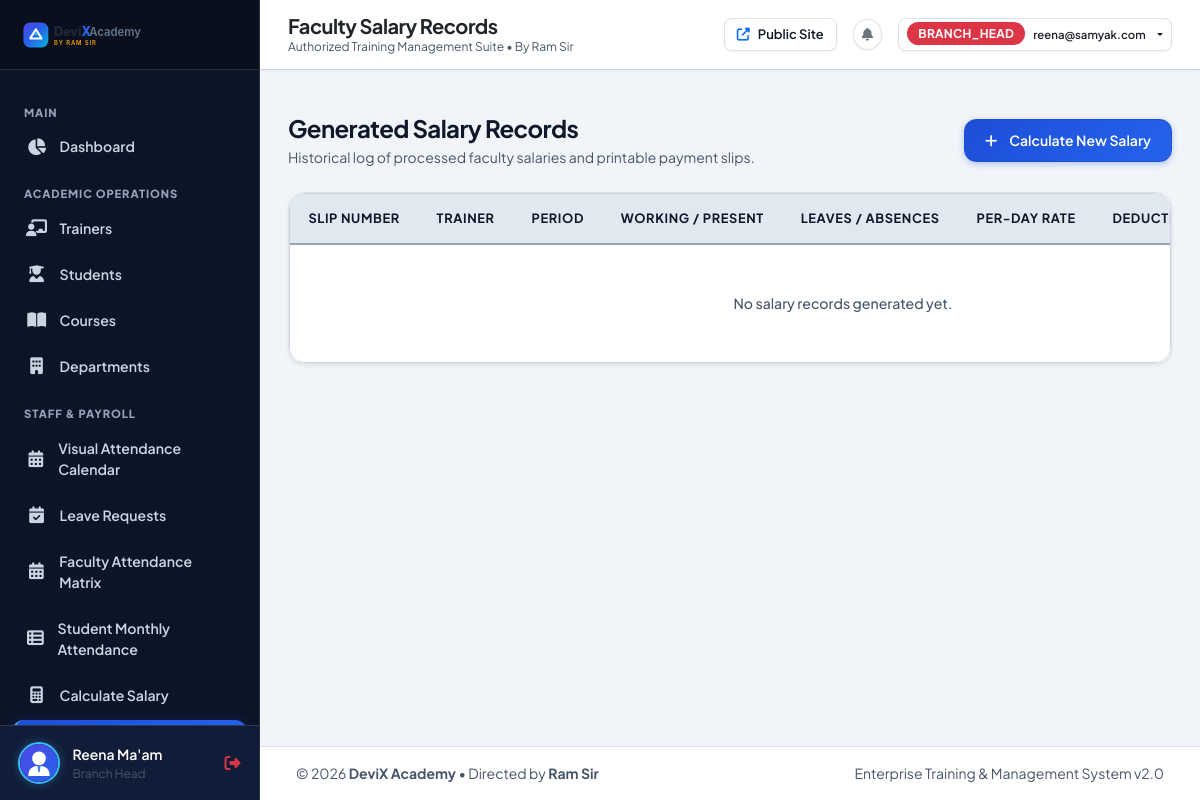
Screenshot of /branch-head/salary/records/ (signed in) with the database file from the repository.
### accounts/models.py (models this page shows, shortened)
class User(AbstractUser):
    class Role(models.TextChoices):
        BRANCH_HEAD = 'BRANCH_HEAD', 'Branch Head'
        TRAINER = 'TRAINER', 'Trainer'
        STUDENT = 'STUDENT', 'Student'
    role = models.CharField(
        max_length=20,
        choices=Role.choices,
        default=Role.STUDENT,
        help_text="Role defines the access level and dashboard view."
    )
    phone = models.CharField(
        max_length=20,
        blank=True,
        null=True,
        unique=True,
        help_text="Contact phone number."
    )
    must_change_password = models.BooleanField(
        default=False,
        help_text="If set, user will be prompted to change password on first login."
    )
    created_at = models.DateTimeField(auto_now_add=True)
    updated_at = models.DateTimeField(auto_now=True)
    class Meta:
        verbose_name = 'User'
        verbose_name_plural = 'Users'
        ordering = ['-date_joined']
    @property
    def is_branch_head(self):
        return self.role == self.Role.BRANCH_HEAD
    @property
    def is_trainer(self):
        return self.role == self.Role.TRAINER
    @property
    def is_student(self):
        return self.role == self.Role.STUDENT
    @property
    def display_name(self):
        if self.first_name or self.last_name:
            return f"{self.first_name} {self.last_name}".strip()
        return self.username

### academy/views_branch_head.py (the view)
@branch_head_required
def salary_records_list(request):
    records = SalaryRecord.objects.select_related('trainer', 'trainer__user', 'generated_by').all().order_by('-year', '-month')
    return render(request, 'branch_head/salary_records.html', {'records': records})

### templates/branch_head/salary_records.html (shortened to what this page needs)
{% extends 'base.html' %}
{% block page_title %}Faculty Salary Records{% endblock %}
{% block content %}
<div class="d-flex flex-wrap align-items-center justify-content-between gap-3 mb-4">
    <div>
        <h4 class="fw-bold mb-1">Generated Salary Records</h4>
        <p class="text-muted small mb-0">Historical log of processed faculty salaries and printable payment slips.</p>
    </div>
    <a href="{% url 'branch_head:salary_calculator' %}" class="btn btn-primary">
        <i class="fas fa-plus me-1"></i> Calculate New Salary
    </a>
</div>
<div class="card border overflow-hidden">
    <div class="table-responsive">
        <table class="table custom-table table-hover mb-0">
            <thead>
                <tr>
                    <th>Slip Number</th>
                    <th>Trainer</th>
                    <th>Period</th>
                    <th>Working / Present</th>
                    <th>Leaves / Absences</th>
                    <th>Per-Day Rate</th>
                    <th>Deduction</th>
                </tr>
            </thead>
            <tbody>
                {% for rec in records %}
                    <tr>
                        <td class="font-monospace fw-bold text-primary">{{ rec.slip_id }}</td>
                        <td>
                            <div class="d-flex align-items-center gap-2">
                                <img src="{{ rec.trainer.profile_picture_url }}" alt="{{ rec.trainer.full_name }}" class="rounded-circle" width="36" height="36" style="object-fit: cover;">
                                <div>
                                    <div class="fw-bold text-dark">{{ rec.trainer.full_name }}</div>
                                    <div class="text-muted small">{{ rec.trainer.trainer_id }}</div>
                                </div>
                            </div>
                        </td>
                        <td>{{ rec.month_name }} {{ rec.year }}</td>
                        <td>{{ rec.working_days }} / <span class="text-success fw-bold">{{ rec.present_days }}</span></td>
                        <td>{{ rec.leave_days }}L / <span class="text-danger">{{ rec.absent_days }}A</span></td>
                        <td>₹{{ rec.per_day_salary|floatformat:2 }}</td>
                        <td class="text-danger">{% if rec.deduction > 0 %}&minus; ₹{{ rec.deduction|floatformat:2 }}{% else %}₹0.00{% endif %}</td>
                        <td class="fw-bold text-success fs-6">₹{{ rec.net_salary|floatformat:2 }}</td>
                        <td class="text-end">
                            <a href="{% url 'branch_head:salary_slip' rec.pk %}" class="btn btn-sm btn-outline-primary" target="_blank" title="Print Salary Slip">
                                <i class="fas fa-print me-1"></i> Salary Slip
                            </a>
                        </td>
                    </tr>
                {% empty %}
                    <tr>
                        <td colspan="9" class="text-center py-5 text-muted">No salary records generated yet.</td>
                    </tr>
                {% endfor %}
            </tbody>
        </table>
    </div>
</div>
{% endblock %}

### templates/base.html (shortened to what this page needs)
{% load static %}
<!DOCTYPE html>
<html lang="en">
<head>
    <link href="https://cdn.jsdelivr.net/npm/bootstrap@5.3.3/dist/css/bootstrap.min.css" rel="stylesheet">
    <link rel="stylesheet" href="https://cdnjs.cloudflare.com/ajax/libs/font-awesome/6.5.2/css/all.min.css">
    <link rel="stylesheet" href="{% static 'css/style.css' %}">
</head>
<body>
    {% if user.is_authenticated and not is_public_page %}
    <div class="app-wrapper">
        <aside class="app-sidebar">
            <div class="sidebar-header">
                <a href="{% url 'accounts:role_redirect' %}" class="sidebar-brand">
                    <img src="{% static 'images/logo.svg' %}" alt="DeviX Logo" height="34">
                </a>
            </div>
            <div class="sidebar-menu">
                {% if user.is_branch_head %}
                    <div class="menu-category">Main</div>
                    <a href="{% url 'branch_head:dashboard' %}" class="nav-item-link {% if request.resolver_match.url_name == 'dashboard' %}active{% endif %}">
                        <i class="fas fa-chart-pie"></i>
                        <span>Dashboard</span>
                    </a>
                    <div class="menu-category">Academic Operations</div>
                    <a href="{% url 'branch_head:trainer_list' %}" class="nav-item-link {% if 'trainer' in request.resolver_match.url_name and 'report' not in request.resolver_match.url_name %}active{% endif %}">
                        <i class="fas fa-chalkboard-teacher"></i>
                        <span>Trainers</span>
                    </a>
                    <a href="{% url 'branch_head:student_list' %}" class="nav-item-link {% if 'student' in request.resolver_match.url_name %}active{% endif %}">
                        <i class="fas fa-user-graduate"></i>
                        <span>Students</span>
                    </a>
                    <a href="{% url 'branch_head:course_list' %}" class="nav-item-link {% if 'course' in request.resolver_match.url_name %}active{% endif %}">
                        <i class="fas fa-book-open"></i>
                        <span>Courses</span>
                    </a>
                    <a href="{% url 'branch_head:department_list' %}" class="nav-item-link {% if 'department' in request.resolver_match.url_name %}active{% endif %}">
                        <i class="fas fa-building"></i>
                        <span>Departments</span>
                    </a>
                    <div class="menu-category">Staff & Payroll</div>
                    <a href="{% url 'branch_head:attendance_calendar' %}" class="nav-item-link {% if 'attendance_calendar' in request.resolver_match.url_name %}active{% endif %}">
                        <i class="fas fa-calendar-days"></i>
                        <span>Visual Attendance Calendar</span>
                    </a>
                    <a href="{% url 'branch_head:leave_list' %}" class="nav-item-link {% if 'leave' in request.resolver_match.url_name %}active{% endif %}">
                        <i class="fas fa-calendar-check"></i>
                        <span>Leave Requests</span>
                    </a>
                    <a href="{% url 'branch_head:trainer_attendance_report' %}" class="nav-item-link {% if request.resolver_match.url_name == 'trainer_attendance_report' %}active{% endif %}">
                        <i class="fas fa-calendar-alt"></i>
                        <span>Faculty Attendance Matrix</span>
                    </a>
                    <a href="{% url 'branch_head:student_attendance_report' %}" class="nav-item-link {% if request.resolver_match.url_name == 'student_attendance_report' %}active{% endif %}">
                        <i class="fas fa-table-list"></i>
                        <span>Student Monthly Attendance</span>
                    </a>
                    <a href="{% url 'branch_head:salary_calculator' %}" class="nav-item-link {% if 'salary_calculator' in request.resolver_match.url_name %}active{% endif %}">
                        <i class="fas fa-calculator"></i>
                        <span>Calculate Salary</span>
                    </a>
                    <a href="{% url 'branch_head:salary_records' %}" class="nav-item-link {% if 'salary_records' in request.resolver_match.url_name or 'salary_slip' in request.resolver_match.url_name %}active{% endif %}">
                    </a>
                {% endif %}
            </div>
            <div class="sidebar-footer">
                <div class="user-badge">
                    <img src="{% if user.is_trainer and user.trainer_profile %}{{ user.trainer_profile.profile_picture_url }}{% elif user.is_student and user.student_profile %}{{ user.student_profile.profile_picture_url }}{% else %}{% static 'images/default-trainer.svg' %}{% endif %}" alt="Avatar" class="user-avatar-sm">
                    <div class="user-info flex-grow-1 overflow-hidden">
                        <div class="text-truncate fw-semibold text-white small">{{ user.display_name }}</div>
                        <div class="text-truncate text-muted" style="font-size: 0.75rem;">{{ user.get_role_display }}</div>
                    </div>
                    <a href="{% url 'accounts:logout' %}" class="text-danger" title="Logout">
                        <i class="fas fa-sign-out-alt"></i>
                    </a>
                </div>
            </div>
        </aside>
        <div class="app-main">
            <header class="app-topbar">
                <div class="d-flex align-items-center gap-3">
                    <div>
                        <h5 class="mb-0 fw-bold text-dark d-none d-sm-block">{% block page_title %}DeviX Academy{% endblock %}</h5>
                        <div class="text-muted d-none d-md-block" style="font-size: 0.75rem;">Authorized Training Management Suite &bull; By Ram Sir</div>
                    </div>
                </div>
                <div class="d-flex align-items-center gap-2 gap-sm-3">
                    <a href="{% url 'public_home' %}" class="btn btn-light btn-sm border" target="_blank" title="View Public Portal">
                        <i class="fas fa-external-link-alt text-primary"></i> <span class="d-none d-md-inline">Public Site</span>
                    </a>
                    <div class="dropdown" id="notificationDropdownContainer">
                        <button class="btn btn-light btn-sm border position-relative p-2 rounded-circle" type="button" id="notifDropdownBtn" data-bs-toggle="dropdown" aria-expanded="false" title="Activity Notifications">
                            <i class="fas fa-bell text-secondary"></i>
                        </button>
                    </div>
                    <div class="dropdown">
                        <button class="btn btn-light btn-sm dropdown-toggle d-flex align-items-center gap-2 border px-2 py-1" type="button" data-bs-toggle="dropdown">
                            <span class="badge {% if user.is_branch_head %}bg-danger{% elif user.is_trainer %}bg-primary{% else %}bg-success{% endif %} text-uppercase">{{ user.role }}</span>
                            <span class="fw-semibold small d-none d-md-inline text-dark">{{ user.username }}</span>
                        </button>
                    </div>
                </div>
            </header>
            <div class="px-4 pt-3">
            </div>
            <main class="app-content">
                {% block content %}{% endblock %}
            </main>
            <footer class="py-3 px-4 bg-white border-top text-center text-muted small mt-auto no-print">
                <div class="container-fluid d-flex flex-wrap align-items-center justify-content-between gap-2">
                    <span>&copy; {% now "Y" %} <strong>DeviX Academy</strong> &bull; Directed by <strong>Ram Sir</strong></span>
                    <span class="text-muted">Enterprise Training & Management System v2.0</span>
                </div>
            </footer>
        </div>
    </div>
    {% endif %}
</body>
</html>

### rows the page displays
User: display_name "Reena Ma'am", role "Branch Head", role "BRANCH_HEAD", username "reena@samyak.com"
